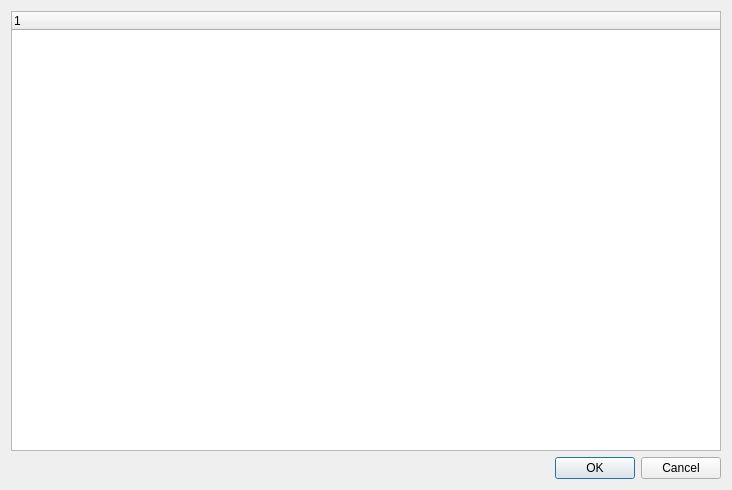
<?xml version="1.0" encoding="UTF-8"?>
<ui version="4.0">
 <class>NodeEditDialog</class>
 <widget class="QDialog" name="NodeEditDialog">
  <property name="geometry">
   <rect>
    <x>0</x>
    <y>0</y>
    <width>732</width>
    <height>490</height>
   </rect>
  </property>
  <property name="windowTitle">
   <string>Nodes</string>
  </property>
  <layout class="QGridLayout" name="gridLayout">
   <item row="1" column="0">
    <widget class="QDialogButtonBox" name="buttonBox">
     <property name="orientation">
      <enum>Qt::Horizontal</enum>
     </property>
     <property name="standardButtons">
      <set>QDialogButtonBox::Cancel|QDialogButtonBox::Ok</set>
     </property>
    </widget>
   </item>
   <item row="0" column="0">
    <widget class="NodeTreeWidget" name="treeWidget">
     <column>
      <property name="text">
       <string notr="true">1</string>
      </property>
     </column>
    </widget>
   </item>
  </layout>
 </widget>
 <customwidgets>
  <customwidget>
   <class>NodeTreeWidget</class>
   <extends>QTreeWidget</extends>
   <header location="global">nodetreewidget.h</header>
  </customwidget>
 </customwidgets>
 <resources/>
 <connections>
  <connection>
   <sender>buttonBox</sender>
   <signal>accepted()</signal>
   <receiver>NodeEditDialog</receiver>
   <slot>accept()</slot>
   <hints>
    <hint type="sourcelabel">
     <x>248</x>
     <y>254</y>
    </hint>
    <hint type="destinationlabel">
     <x>157</x>
     <y>274</y>
    </hint>
   </hints>
  </connection>
  <connection>
   <sender>buttonBox</sender>
   <signal>rejected()</signal>
   <receiver>NodeEditDialog</receiver>
   <slot>reject()</slot>
   <hints>
    <hint type="sourcelabel">
     <x>316</x>
     <y>260</y>
    </hint>
    <hint type="destinationlabel">
     <x>286</x>
     <y>274</y>
    </hint>
   </hints>
  </connection>
 </connections>
</ui>
